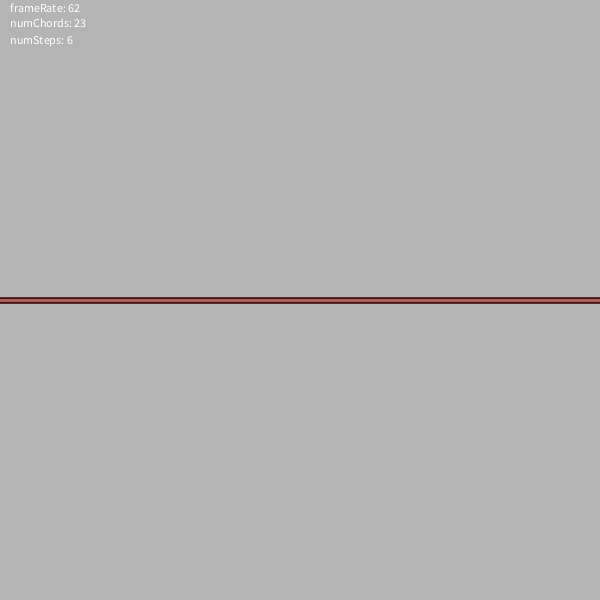
Frame 1 (no input)
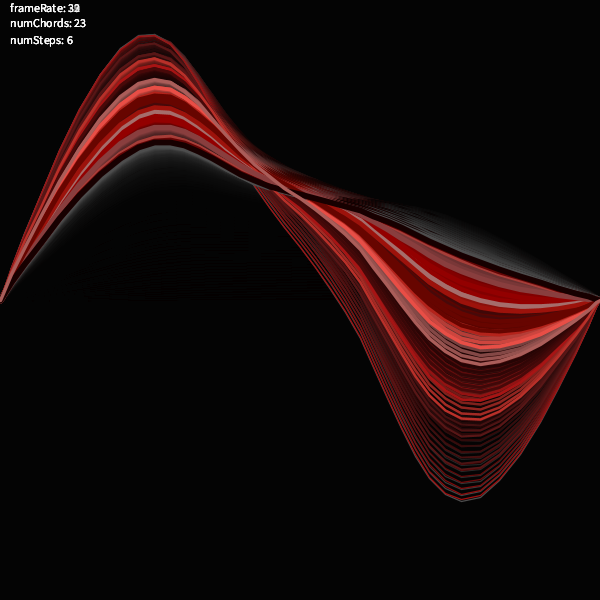
Frame 60 (the mouse pressed at the canvas centre just before this capture)
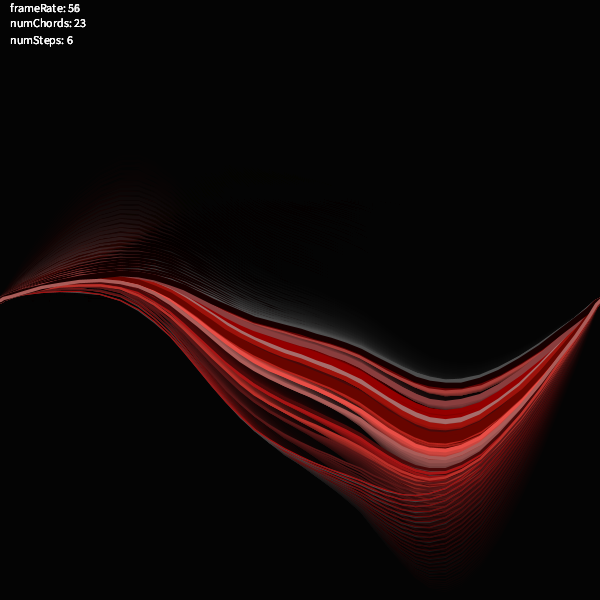
Frame 120 (the mouse held since frame 60 and released just before this capture)

The Processing sketch that drew these frames (run headless with seeded random() and noise(); from frame 60 on, the mouse is pressed at the canvas centre):

// Processing sketch: processing_103534
// ── processing_103534.pde

/*
 * Copyright (c) 2013 Thomas Sanchez Lengeling
 * 
 *  Codigo Generativo    codigenerativo.com
 * 
 * This library is free software; you can redistribute it and/or modify it under
 * the terms of the GNU Lesser General Public License as published by the Free
 * Software Foundation; either version 2.1 of the License, or (at your option)
 * any later version.
 * 
 * http://creativecommons.org/licenses/LGPL/2.1/
 * 
 * This library is distributed in the hope that it will be useful, but WITHOUT
 * ANY WARRANTY; without even the implied warranty of MERCHANTABILITY or FITNESS
 * FOR A PARTICULAR PURPOSE. See the GNU Lesser General Public License for more
 * details.
 * 
 * You should have received a copy of the GNU Lesser General Public License
 * along with this library; if not, write to the Free Software Foundation, Inc.,
 * 51 Franklin St, Fifth Floor, Boston, MA 02110-1301 USA
 */

Physics physics;
ChordsManger chords;

int numChords;
int numSteps;

void setup() {
  size(600, 600);
  smooth();

  physics = new Physics();
  chords = new ChordsManger();
  numChords = 23;
  numSteps  = 6;

  for (int i = 0; i < numChords; i++) {
    chords.add(new Chords(physics, numSteps));
  }
  //frameRate(30);
}

void draw() {
  noStroke();
  fill(0, 30);
  rect(0, 0, width, height);

 // physics.update();
  // physics.drawPhysics();

  chords.drawAll();
  chords.update();

  fill(255);
  strokeWeight(1);
  text("frameRate: "+(int)frameRate, 10, 12);
  text("numChords: "+numChords, 10, 27);
  text("numSteps: "+numSteps, 10, 44);
}


/*
 * Copyright (c) 2013 Thomas Sanchez Lengeling
 * 
 *  Codigo Generativo    codigenerativo.com
 * 
 * This library is free software; you can redistribute it and/or modify it under
 * the terms of the GNU Lesser General Public License as published by the Free
 * Software Foundation; either version 2.1 of the License, or (at your option)
 * any later version.
 * 
 * http://creativecommons.org/licenses/LGPL/2.1/
 * 
 * This library is distributed in the hope that it will be useful, but WITHOUT
 * ANY WARRANTY; without even the implied warranty of MERCHANTABILITY or FITNESS
 * FOR A PARTICULAR PURPOSE. See the GNU Lesser General Public License for more
 * details.
 * 
 * You should have received a copy of the GNU Lesser General Public License
 * along with this library; if not, write to the Free Software Foundation, Inc.,
 * 51 Franklin St, Fifth Floor, Boston, MA 02110-1301 USA
 */
class Chords {
  Particle end;
  Particle start;

  int mSteps;
  float time;
  float timeStep;
  float amp;

  Physics physics;

  ArrayList p; //Particles
  ArrayList s; //Springs

  float angle;
  float dista;
  
  color c;
  float strokeW;
  float stepIter;

  Chords(Physics physics, int numSteps) {
    this.physics = physics;

    mSteps   = numSteps;
    time     = 0.0;
    timeStep = 0.041;//random(0.02, 0.05);
    amp      = random(3, 6);

    float x1 = 0;
    float y1 = height/2.0;
    float x2 = width;
    float y2 = height/2.0;

    start = new Particle(x1, y1);
    end   = new Particle(x2, y2);

    start.makeLocked();
    end.makeLocked();

    p  =  new ArrayList();
    s  =  new ArrayList();

    p.add(physics.makeParticle(start));
    for (int i = 1; i < (mSteps - 1); i++) {
      float px =  lerp(x1, x2, i/(float)(mSteps-1));
      float py =  lerp(y1, y2, i/(float)(mSteps - 1));
      p.add(physics.makeParticle( new Particle(px, py) ));
    }
    p.add(physics.makeParticle(end));

    dista  = dist(x1, y1, x2, y2)/(float)(mSteps-1);
    angle = PI+atan2(y2-y1, x2-x1 );

    for (int i = 0; i < (mSteps - 1); i++) {
      Particle p1 = (Particle)p.get(i);
      Particle p2 = (Particle)p.get(i+1);

      s.add( physics.makeSpring( new Spring(p1, p2, dista)));
    }
    
    c = getGoodColor();
    strokeW  = map(amp, 3, 6, 6, 1);
    stepIter = map(amp, 3, 6, 0.4, 0.7);
  }


  void display() {
    ArrayList handles = new ArrayList();
    for (int i = 0; i < mSteps; i++) {
      Particle pa = (Particle)p.get(i);

      handles.add( new PVector(pa.getX(), pa.getY()));
    }
    
    Spline2D spline=new Spline2D(handles);
    ArrayList vertices=spline.computeVertices(8);

    stroke(c);
    strokeWeight(strokeW);
    noFill();
    beginShape();
    for (int i=0; i < vertices.size();i++ ) {
      PVector v = (PVector)vertices.get(i);
      vertex(v.x, v.y);
    }
    endShape();

  }

  void update() {
    time += timeStep;

    for (int i = 1 ; i < (mSteps - 1); i++) {
      Particle p1 = (Particle)p.get(i);
      float x = amp*cos(i * stepIter + time)*sin(angle);
      float y = amp*sin(i * stepIter + time)*cos(angle);
      p1.position().add(x, y, 0.0);
    }
  }

  void setEndPos(float x, float y) {
    end.setPos(x, y);
  }
  
}


/*
 * Copyright (c) 2013 Thomas Sanchez Lengeling
 * 
 *  Codigo Generativo    codigenerativo.com
 * 
 * This library is free software; you can redistribute it and/or modify it under
 * the terms of the GNU Lesser General Public License as published by the Free
 * Software Foundation; either version 2.1 of the License, or (at your option)
 * any later version.
 * 
 * http://creativecommons.org/licenses/LGPL/2.1/
 * 
 * This library is distributed in the hope that it will be useful, but WITHOUT
 * ANY WARRANTY; without even the implied warranty of MERCHANTABILITY or FITNESS
 * FOR A PARTICULAR PURPOSE. See the GNU Lesser General Public License for more
 * details.
 * 
 * You should have received a copy of the GNU Lesser General Public License
 * along with this library; if not, write to the Free Software Foundation, Inc.,
 * 51 Franklin St, Fifth Floor, Boston, MA 02110-1301 USA
 */

class ChordsManger {
  ArrayList mChords;

  
  ChordsManger() {
    mChords = new ArrayList<Chords>();
  }

  void add(Chords c) {
    mChords.add(c);
  }

  void drawAll() {
    for (int i = 0; i < mChords.size(); i++) {
      Chords s = (Chords)mChords.get(i);
      s.display();
    }
  }


  void update() {
    for (int i = 0; i < mChords.size(); i++) {
      Chords s = (Chords)mChords.get(i);
      s.update();
    }
  }
}


/*
 * Copyright (c) 2013 Thomas Sanchez Lengeling
/* 
 *  Codigo Generativo    codigenerativo.com
 * 
 * This library is free software; you can redistribute it and/or modify it under
 * the terms of the GNU Lesser General Public License as published by the Free
 * Software Foundation; either version 2.1 of the License, or (at your option)
 * any later version.
 * 
 * http://creativecommons.org/licenses/LGPL/2.1/
 * 
 * This library is distributed in the hope that it will be useful, but WITHOUT
 * ANY WARRANTY; without even the implied warranty of MERCHANTABILITY or FITNESS
 * FOR A PARTICULAR PURPOSE. See the GNU Lesser General Public License for more
 * details.
 * 
 * You should have received a copy of the GNU Lesser General Public License
 * along with this library; if not, write to the Free Software Foundation, Inc.,
 * 51 Franklin St, Fifth Floor, Boston, MA 02110-1301 USA
 */

color[] colors = {
  #930000, #640505, #6F2C2C, #170000, #480909, #B9B9B9, #FFFAFA, #1A1818, #893E3E, 
  #FF0000, #4D4D4D, #A71414, #FF0303, #581616, #FAFAFA, #1A1818, #6F6868, #A01010, 
  #6F381C, #983934, #670500, #B4231B, #8B0A03, #B43F38, #E84E46, #D60B00, #FFA09B, 
  #5A2724, #AA2B24, #F5534A, #D1261E, #A50800, #B93029, #AA5D59, #A56D6B, #6A3C3A, 
  #A73D38, #7C110B, #9D120B, #D33129, #B43933, #AA5F5B, #816362, #796665, #4D4C4C
};

color getGoodColor() {
  return colors[(int)random(0, colors.length - 1)];
}

class Particle {
  PVector pos;
  PVector velocity;
  PVector acceleration;
  float  mass;

  float damping;
  
  boolean free;

  Particle(float x, float y) {
    this.pos = new PVector(x, y);
    this.velocity = new PVector();
    this.acceleration = new PVector(0, 0.0);
    this.free = true;
    this.damping = 0.93;
    this.mass = 10;
  }

  void update() {
    if(free){
      velocity.add(acceleration);
      velocity.mult(damping);
      pos.add(velocity);
      acceleration.mult(0);
    }
  }
  
  void makeFree(){
    free = true;
  }
  
  void makeLocked(){
    free = false;
  }

  void applyForce(PVector force) {
    PVector f = force.get();
    f.div(mass);
    acceleration.add(f);
  }
  
  void drawParticle(){
    stroke(0);
    fill(100);
    ellipse(pos.x, pos.y, 10, 10);
  }
  
  float getX(){
    return pos.x;
  }
  
  float getY(){
    return pos.y;
  }
  
  PVector position(){
    return pos;
  }
  
  void setPos(float x, float y){
    pos.set(x, y);
  }
  
}

/*
 * Copyright (c) 2013 Thomas Sanchez Lengeling
 * 
 *  Codigo Generativo    codigenerativo.com
 * 
 * This library is free software; you can redistribute it and/or modify it under
 * the terms of the GNU Lesser General Public License as published by the Free
 * Software Foundation; either version 2.1 of the License, or (at your option)
 * any later version.
 * 
 * http://creativecommons.org/licenses/LGPL/2.1/
 * 
 * This library is distributed in the hope that it will be useful, but WITHOUT
 * ANY WARRANTY; without even the implied warranty of MERCHANTABILITY or FITNESS
 * FOR A PARTICULAR PURPOSE. See the GNU Lesser General Public License for more
 * details.
 * 
 * You should have received a copy of the GNU Lesser General Public License
 * along with this library; if not, write to the Free Software Foundation, Inc.,
 * 51 Franklin St, Fifth Floor, Boston, MA 02110-1301 USA
 */
 
class ParticleManager {
  ArrayList mParticles;

  ParticleManager() {
    this.mParticles = new ArrayList<Particle>();
  }

  void add(Particle p ) {
    mParticles.add(p);
  }

  void update() {
    for (int i = 0; i < mParticles.size(); i++) {
      Particle p =  (Particle)mParticles.get(i);
      p.update();
    }
  }

  void drawParticles() {
    for (int i = 0; i < mParticles.size(); i++) {
      Particle p =  (Particle)mParticles.get(i);
      p.drawParticle();
    }
  }
  
}

class Physics {
  ParticleManager particles;
  SpringManager   springs;

  Physics() {
    this.particles = new ParticleManager();
    this.springs   = new SpringManager();
  }

  void update() {
    particles.update();
    springs.update();
  }

  void drawPhysics() {
    particles.drawParticles();
    springs.drawSprings();
  }

  void addParticle(Particle p) {
    particles.add(p);
  }

  void addSpring(Spring s) {
    springs.add(s);
  }

  Particle makeParticle(Particle p) {
    particles.add(p);
    return p;
  }

  Spring makeSpring(Spring s) {
    springs.add(s); 
    return s;
  }
}


/*
 * Copyright (c) 2007 Karsten Schmidt
 * 
 * This library is free software; you can redistribute it and/or modify it under
 * the terms of the GNU Lesser General Public License as published by the Free
 * Software Foundation; either version 2.1 of the License, or (at your option)
 * any later version.
 * 
 * http://creativecommons.org/licenses/LGPL/2.1/
 * 
 * This library is distributed in the hope that it will be useful, but WITHOUT
 * ANY WARRANTY; without even the implied warranty of MERCHANTABILITY or FITNESS
 * FOR A PARTICULAR PURPOSE. See the GNU Lesser General Public License for more
 * details.
 * 
 * You should have received a copy of the GNU Lesser General Public License
 * along with this library; if not, write to the Free Software Foundation, Inc.,
 * 51 Franklin St, Fifth Floor, Boston, MA 02110-1301 USA
 */

class Spline2D {

  PVector[] vpoints;

  ArrayList<PVector> pointList = new ArrayList<PVector>();

  ArrayList<PVector> vertices;

  BernsteinPolynomial bernstein;

  PVector[] delta;

  PVector[] coeffA;

  float[] bi;

  float tightness;

  float invTightness;

  int numP;

  /**
   * @param rawPoints
   *            list of control point vectors
   */
  public Spline2D(ArrayList<PVector> rawPoints) {
    this( rawPoints, null, 0.25);
  }

  /**
   * @param rawPoints
   *            list of control point vectors
   * @param b
   *            predefined Bernstein polynomial (good for reusing)
   * @param tightness
   *            default curve tightness used for the interpolated vertices
   *            {@linkplain #setTightness(float)}
   */
  public Spline2D(ArrayList<PVector> rawPoints, BernsteinPolynomial b, 
  float tightness) {
    pointList.addAll(rawPoints);
    bernstein = b;
    setTightness(tightness);
  }

  public Spline2D add(float px, float py) {
    return add(new PVector(px, py));
  }

  /**
   * Adds the given point to the list of control points.
   * 
   * @param p
   * @return itself
   */
  public Spline2D add(PVector p) {
    pointList.add(p);
    return this;
  }

  /**
   * <p>
   * Computes all curve vertices based on the resolution/number of
   * subdivisions requested. The higher, the more vertices are computed:
   * </p>
   * <p>
   * <strong>(number of control points - 1) * resolution + 1</strong>
   * </p>
   * <p>
   * Since version 0014 the automatic placement of the curve handles can also
   * be manipulated via the {@linkplain #setTightness(float)} method.
   * </p>
   * 
   * @param res
   *            the number of vertices to be computed per segment between
   *            original control points (incl. control point always at the
   *            start of each segment)
   * @return list of Vec2D vertices along the curve
   */
  public ArrayList<PVector> computeVertices(int res) {
    updateCoefficients();

    res++;
    if (bernstein == null || bernstein.resolution != res) {
      bernstein = new BernsteinPolynomial(res);
    }
    if (vertices == null) {
      vertices = new ArrayList<PVector>();
    } 
    else {
      vertices.clear();
    }
    findCPoints();
    PVector deltaP = new PVector();
    PVector deltaQ = new PVector();
    res--;
    for (int i = 0; i < numP - 1; i++) {
      PVector p = vpoints[i];
      PVector q = vpoints[i + 1];
      deltaP.set(delta[i]);
      deltaP.add(p);
      deltaQ.set(q);
      deltaQ.sub(delta[i + 1]);
      for (int k = 0; k < res; k++) {
        float px =
          p.x * bernstein.b0[k] + deltaP.x * bernstein.b1[k]
          + deltaQ.x * bernstein.b2[k] + q.x
          * bernstein.b3[k];
        float py =
          p.y * bernstein.b0[k] + deltaP.y * bernstein.b1[k]
          + deltaQ.y * bernstein.b2[k] + q.y
          * bernstein.b3[k];
        vertices.add(new PVector(px, py));
      }
    }
    vertices.add(vpoints[vpoints.length - 1]);
    return vertices;
  }

  protected void findCPoints() {
    bi[1] = -tightness;
    coeffA[1].set( (vpoints[2].x - vpoints[0].x - delta[0].x) * tightness,
                    (vpoints[2].y - vpoints[0].y - delta[0].y) * tightness);

    for (int i = 2; i < numP - 1; i++) {
      bi[i] = -1 / (invTightness + bi[i - 1]);
      coeffA[i].set(-(vpoints[i + 1].x - vpoints[i - 1].x - coeffA[i - 1].x)* bi[i], 
          -1*(vpoints[i + 1].y - vpoints[i - 1].y - coeffA[i - 1].y)* bi[i]);
    }
    for (int i = numP - 2; i > 0; i--) {
      delta[i].set(coeffA[i].x + delta[i + 1].x * bi[i], 
          coeffA[i].y + delta[i + 1].y * bi[i]);
    }

  }

  /**
   * Sets the tightness for future curve interpolation calls. Default value is
   * 0.25. A value of 0.0 equals linear interpolation between the given curve
   * input points. Curve behaviour for values outside the 0.0 .. 0.5 interval
   * is unspecified and becomes increasingly less intuitive. Negative values
   * are possible too and create interesting results (in some cases).
   * 
   * @param tightness
   *            the tightness value used for the next call to
   *            {@link #computeVertices(int)}
   * @since 0014 (rev. 216)
   */
  void setTightness(float tightness) {
    this.tightness = tightness;
    this.invTightness = 1f / tightness;
    // return this;
  }

  public void updateCoefficients() {
    numP = pointList.size();
    if (vpoints == null || (vpoints != null && vpoints.length != numP)) {
      coeffA = new PVector[numP];
      delta = new PVector[numP];
      bi = new float[numP];
      for (int i = 0; i < numP; i++) {
        coeffA[i] = new PVector();
        delta[i] = new PVector();
      }
      setTightness(tightness);
    }
    vpoints =  ((ArrayList<PVector>)pointList).toArray(new PVector[0]);
  }
}

//BernsteinPolynomial
class BernsteinPolynomial {
  public float[] b0, b1, b2, b3;
  public int resolution;

  public BernsteinPolynomial(int res) {
    resolution = res;
    b0 = new float[res];
    b1 = new float[res];
    b2 = new float[res];
    b3 = new float[res];
    float t = 0;
    float dt = 1.0f / (resolution - 1);
    for (int i = 0; i < resolution; i++) {
      float t1  =  1 - t;
      float t12 = t1 * t1;
      float t2  =  t * t;
      b0[i] = t1 * t12;
      b1[i] = 3 * t * t12;
      b2[i] = 3 * t2 * t1;
      b3[i] = t * t2;
      t += dt;
    }
  }
}

class Spring {
  PVector anchor;

  float len;
  float k;

  Particle p1;
  Particle p2;

  Spring(Particle p1, Particle p2, float len) {
    this.p1 = p1;
    this.p2 = p2;
    this.len = len;
    k = 0.2;
  }

  void update() {
    PVector force = PVector.sub(p1.pos, p2.pos);
    float d  = force.mag();
    float strech  = d - len;
    force.normalize();
    force.mult(-1 * k * strech);
    p1.applyForce(force);
    force.mult(-1);
    p2.applyForce(force);
  }
  
  void setRestLength(float len){
   this.len = len; 
  }
  
  
  void drawSpring() {
    strokeWeight(2);
    stroke(0);
    line(p1.getX(), p1.getY(), p2.getX(), p2.getY());
  }

}

class SpringManager {
  ArrayList mSpring;

  SpringManager() {
    mSpring = new ArrayList<Spring>();
  }

  void add(Spring s ) {
    mSpring.add(s);
  }

  void update() {
    for (int i = 0; i < mSpring.size(); i++) {
      Spring s =  (Spring)mSpring.get(i);
      s.update();
    }
  }

  void drawSprings() {
    for (int i = 0; i < mSpring.size(); i++) {
      Spring s =  (Spring)mSpring.get(i);
      s.drawSpring();
    }
  }
}
